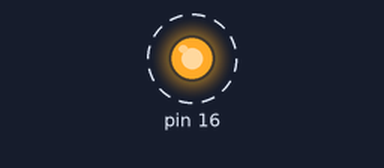
Simulated run of this sketch. Board: Arduino Uno, built with avr-gcc and run on an emulated ATmega328P. Parts: output pins drawn as LEDs (lit = HIGH). Dashed ring = blinking.

Above: at 0.5 s.
Timing chart, 0 to 4.6 s (numbered marks = the images above):
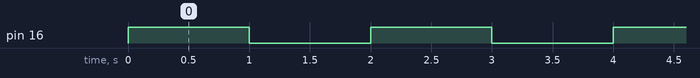

Measured:
- by itself, pin 16: alternates HIGH for 1.0 s and LOW for 1.0 s

The sketch:

func.ino
```cpp
void setup() {
  // put your setup code here, to run once:
pinMode(16,OUTPUT);
//pin 2 built in led ki pin hai
}

void blink(){
  digitalWrite(16,HIGH);
  delay(1000);
  digitalWrite(16,LOW);
  delay(1000);

}

void loop() {
  // put your main code here, to run repeatedly:
blink();
}
```
